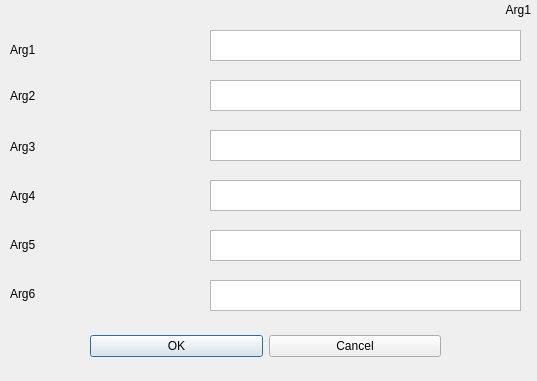
<?xml version="1.0" encoding="UTF-8"?>
<ui version="4.0">
 <class>Dialog</class>
 <widget class="QDialog" name="Dialog">
  <property name="windowModality">
   <enum>Qt::NonModal</enum>
  </property>
  <property name="geometry">
   <rect>
    <x>0</x>
    <y>0</y>
    <width>537</width>
    <height>381</height>
   </rect>
  </property>
  <property name="windowTitle">
   <string>Insert the parameters</string>
  </property>
  <widget class="QWidget" name="layoutWidget">
   <property name="geometry">
    <rect>
     <x>90</x>
     <y>330</y>
     <width>351</width>
     <height>33</height>
    </rect>
   </property>
   <layout class="QHBoxLayout">
    <property name="spacing">
     <number>6</number>
    </property>
    <property name="leftMargin">
     <number>0</number>
    </property>
    <property name="topMargin">
     <number>0</number>
    </property>
    <property name="rightMargin">
     <number>0</number>
    </property>
    <property name="bottomMargin">
     <number>0</number>
    </property>
    <item>
     <widget class="QPushButton" name="okButton">
      <property name="text">
       <string>OK</string>
      </property>
     </widget>
    </item>
    <item>
     <widget class="QPushButton" name="cancelButton">
      <property name="text">
       <string>Cancel</string>
      </property>
     </widget>
    </item>
   </layout>
  </widget>
  <widget class="QTextEdit" name="arg1">
   <property name="geometry">
    <rect>
     <x>210</x>
     <y>30</y>
     <width>311</width>
     <height>31</height>
    </rect>
   </property>
  </widget>
  <widget class="QTextEdit" name="arg2">
   <property name="geometry">
    <rect>
     <x>210</x>
     <y>80</y>
     <width>311</width>
     <height>31</height>
    </rect>
   </property>
  </widget>
  <widget class="QTextEdit" name="arg3">
   <property name="geometry">
    <rect>
     <x>210</x>
     <y>130</y>
     <width>311</width>
     <height>31</height>
    </rect>
   </property>
  </widget>
  <widget class="QTextEdit" name="arg4">
   <property name="geometry">
    <rect>
     <x>210</x>
     <y>180</y>
     <width>311</width>
     <height>31</height>
    </rect>
   </property>
  </widget>
  <widget class="QTextEdit" name="arg5">
   <property name="geometry">
    <rect>
     <x>210</x>
     <y>230</y>
     <width>311</width>
     <height>31</height>
    </rect>
   </property>
  </widget>
  <widget class="QTextEdit" name="arg6">
   <property name="enabled">
    <bool>true</bool>
   </property>
   <property name="geometry">
    <rect>
     <x>210</x>
     <y>280</y>
     <width>311</width>
     <height>31</height>
    </rect>
   </property>
  </widget>
  <widget class="QLabel" name="label">
   <property name="geometry">
    <rect>
     <x>10</x>
     <y>40</y>
     <width>201</width>
     <height>20</height>
    </rect>
   </property>
   <property name="text">
    <string>Arg1</string>
   </property>
  </widget>
  <widget class="QLabel" name="label_2">
   <property name="geometry">
    <rect>
     <x>10</x>
     <y>86</y>
     <width>201</width>
     <height>20</height>
    </rect>
   </property>
   <property name="text">
    <string>Arg2</string>
   </property>
  </widget>
  <widget class="QLabel" name="label_3">
   <property name="geometry">
    <rect>
     <x>10</x>
     <y>137</y>
     <width>201</width>
     <height>20</height>
    </rect>
   </property>
   <property name="text">
    <string>Arg3</string>
   </property>
  </widget>
  <widget class="QLabel" name="label_4">
   <property name="geometry">
    <rect>
     <x>10</x>
     <y>186</y>
     <width>201</width>
     <height>20</height>
    </rect>
   </property>
   <property name="text">
    <string>Arg4</string>
   </property>
  </widget>
  <widget class="QLabel" name="label_5">
   <property name="geometry">
    <rect>
     <x>10</x>
     <y>235</y>
     <width>201</width>
     <height>20</height>
    </rect>
   </property>
   <property name="text">
    <string>Arg5</string>
   </property>
  </widget>
  <widget class="QLabel" name="label_6">
   <property name="geometry">
    <rect>
     <x>10</x>
     <y>284</y>
     <width>201</width>
     <height>20</height>
    </rect>
   </property>
   <property name="text">
    <string>Arg6</string>
   </property>
  </widget>
  <widget class="QLabel" name="helper">
   <property name="geometry">
    <rect>
     <x>10</x>
     <y>0</y>
     <width>521</width>
     <height>20</height>
    </rect>
   </property>
   <property name="text">
    <string>Arg1</string>
   </property>
   <property name="alignment">
    <set>Qt::AlignRight|Qt::AlignTrailing|Qt::AlignVCenter</set>
   </property>
  </widget>
 </widget>
 <resources/>
 <connections>
  <connection>
   <sender>okButton</sender>
   <signal>clicked()</signal>
   <receiver>Dialog</receiver>
   <slot>accept()</slot>
   <hints>
    <hint type="sourcelabel">
     <x>262</x>
     <y>335</y>
    </hint>
    <hint type="destinationlabel">
     <x>96</x>
     <y>254</y>
    </hint>
   </hints>
  </connection>
  <connection>
   <sender>cancelButton</sender>
   <signal>clicked()</signal>
   <receiver>Dialog</receiver>
   <slot>reject()</slot>
   <hints>
    <hint type="sourcelabel">
     <x>439</x>
     <y>335</y>
    </hint>
    <hint type="destinationlabel">
     <x>179</x>
     <y>282</y>
    </hint>
   </hints>
  </connection>
 </connections>
</ui>
